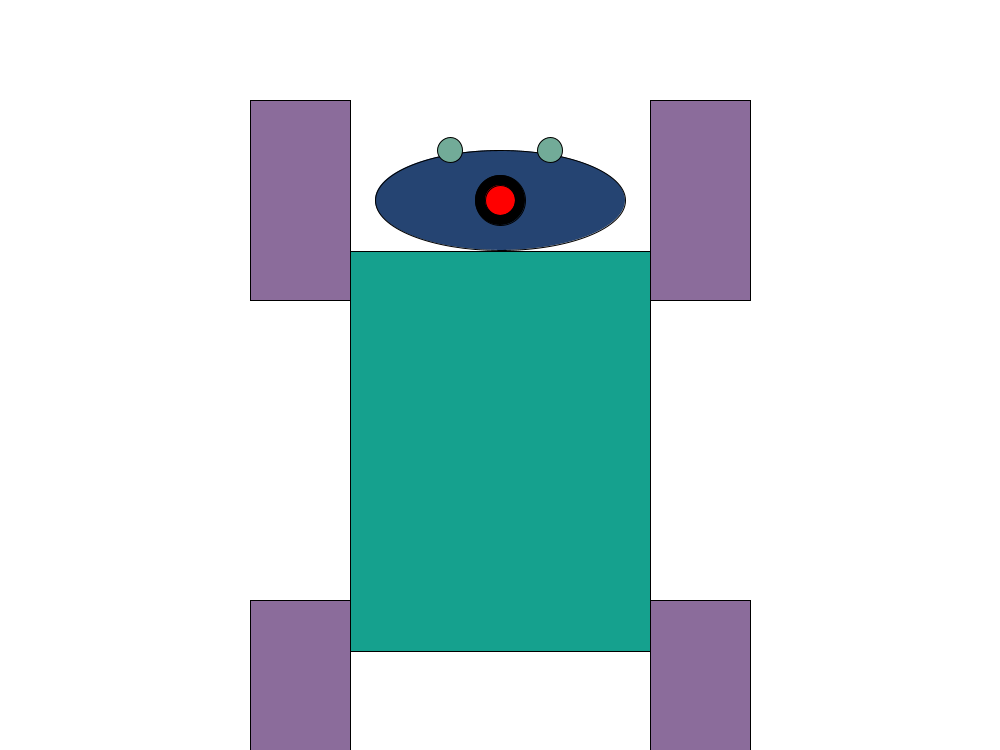
Frame 1 (no input)
Frame 60 (the mouse pressed at the canvas centre just before this capture): identical to frame 1, image omitted
Frame 120 (the mouse held since frame 60 and released just before this capture): identical to frame 1, image omitted

The Processing sketch that drew this single still picture (run headless with seeded random() and noise(); from frame 60 on, the mouse is pressed at the canvas centre):

// Processing sketch: RobotAnimation
// ── RobotAnimation.pde
//Blake Raphael
//RobotAnimation.pde
//The purpose of this program is to draw a robot and animate it based on user input

  float XChange = 0.0;
  float YChange = 0.0;
  float armChange = 0.0;
  boolean missile = false;
  boolean please = false;
  float missileChange = 0.0;
  float r = 21;
  float g = 161;
  float b = 142;
  float textR = 0;
  float textG = 0;
  float textB = 0;
  
void setup(){
  size(1000, 750);
  frameRate(61);
    
}

void draw(){
  background(255);
  
  //head ellipse
  fill(#254472);
  ellipse(width -500 + XChange, 200 + YChange, 250, 100);

  //body rectangle
  fill(r, g, b);
  rect(width - 650 + XChange, 251 + YChange, 300, 400);

  //arm / leg rectangles
  fill(#8B6C9B);
  rect(width - 750 + XChange, 600 + YChange, 100, 200);
  rect(width - 350 + XChange, 100 + armChange, 100, 200);
  rect(width - 750 + XChange, 100 + armChange, 100, 200);
  rect(width - 350 + XChange, 600 + YChange, 100, 200);
  
  //antennae circles
  fill(#72AB98);
  circle(width - 550 + XChange, 150 + YChange, 25);
  circle(width - 450 + XChange, 150 + YChange, 25);
  
  //eye circle
  fill(0, 0, 0);
  circle(width - 500 + XChange, 200 + YChange, 50);
  fill(255, 0, 0);
  circle(width - 500 + XChange, 200 + YChange, 30);
  
  //checks if missile is true to draw the missiles on the robot
  if (missile){
    
    //missile drawings
    triangle(width - 350 + XChange, 250 + missileChange, 700 + XChange, 150 + missileChange, 750 + XChange, 250 + missileChange);
    triangle(width - 750 + XChange, 250 + missileChange, 300 + XChange, 150 + missileChange, 350 + XChange, 250 + missileChange);
    rect(width - 350 + XChange, 250 + missileChange, 100, 200);
    rect(width - 750 + XChange, 250 + missileChange, 100, 200);
    
  }
  
  //checks if a key is pressed
  if(keyPressed){
    
    //if the 'd' key is pressed then the robot moves to the right
    if (key == 'd' || key == 'D'){
      
      XChange += 10;

     }
     
     //if the 'a' key is pressed, the robot moves to the left
     else if(key == 'a' || key == 'A'){
       
       XChange += -10;
     }
     
     //if the 's' key is pressed, the arm moves down
     else if(key == 's' || key == 'S'){
      
       armChange = 100;
       
     }
     
     //if the 'w' key is pressed after the 's' key has been pressed, the arms move back up
     else if(key == 'w' || key == 'W'){
       
       if (armChange == 100){
         
          armChange += -100;
          
       }
       
       //if missile is true and the 'w' key is pressed, the missiles 'fire' straight up
       if(missile){
         
         missileChange += -100;
         
       }
       
     }
     
     //if the 'e' key is pressed, the missiles are created at the robot's side
     else if(key == 'e' || key == 'E'){
      
       missile = true;
       textSize(32);
       text("Missiles activated", 100, 100);
       
     }
     
     //if the 'p' key is pressed, the please boolean is activated to create the text that the user chooses to follow the mouse
     else if(key == 'p' || key == 'P'){
       
       please = true;
       
       
     }
     
     //if the 'q' key is pressed, the boolean please is deactivated
     else if(key == 'q' || key == 'Q'){
       
       please = false;
       
     }
   }
   
   //checks if the mouse is pressed
   if(mousePressed){
    
     //if the left button is pressed,
     if(mouseButton == LEFT){
       
      fill(#C6222D);
      circle(width - 550 + XChange, 150 + YChange, 25);
      circle(width - 450 + XChange, 150 + YChange, 25);
     
      fill(#FFFFFF);
      circle(width - 500 + XChange, 200 + YChange, 50);
      fill(#08F5FF);
      circle(width - 500 + XChange, 200 + YChange, 30);
      
     }
     
     //if the right button is pressed
     else if (mouseButton == RIGHT){
       
       r = random(255); 
       g = random(255);
       b = random(255);
       
       
       
     }
   }
   
   //if the please boolean is true, then this chunk of code runs
   if(please){
    
     //checks if a key is pressed
     if(keyPressed){
      
       //if the key is R then the color value is changed for the text
       if(key == 'r' || key == 'R'){
        
         textR = random(255);
         textG = random(255);
         textB = random(255);
         
       }
       
     }
     
     //displaying the text to follow the mouse cursor
     textSize(32);
     fill(textR, textG, textB);
     text("we vibing bruh", mouseX, mouseY);
     
   }
}
